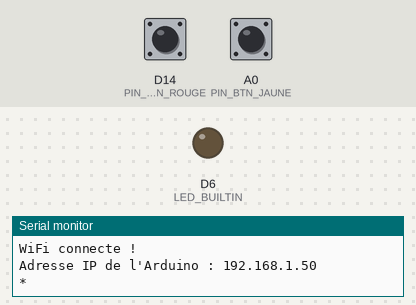
Simulated run of this sketch. Board: Arduino MKR. Parts: output pins drawn as LEDs (lit = HIGH), the last lines printed to the serial monitor. Dashed ring = blinking. Inputs (shaded band) come from the test bench; at power-on: D14 (PIN_BTN_ROUGE) HIGH, A0 (PIN_BTN_JAUNE) HIGH. WiFi joins after 1.5 s; servers stay silent unless stated; uploads are accepted with an empty reply.

Above: at 5.7 s.
5.8 s: D14 (PIN_BTN_ROUGE) pulled LOW for 1 s
At 6.05 s:
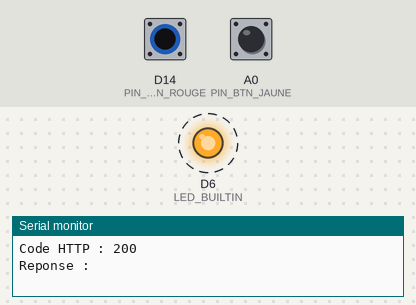
8.8 s: A0 (PIN_BTN_JAUNE) pulled LOW for 0.15 s
At 9.3 s:
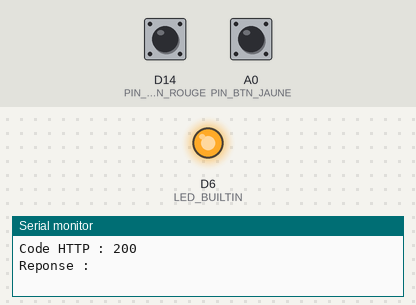
10.4 s: A0 (PIN_BTN_JAUNE) pulled LOW for 3.2 s
At 11.2 s:
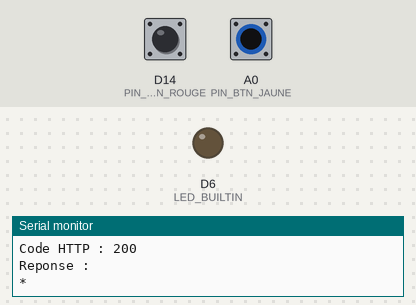
15.6 s: D14 (PIN_BTN_ROUGE) pulled LOW for 3.2 s
At 16.0 s:
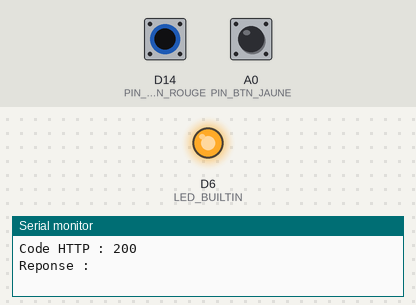
20.8 s: D14 (PIN_BTN_ROUGE) driven LOW and A0 (PIN_BTN_JAUNE) driven LOW
At 22.7 s:
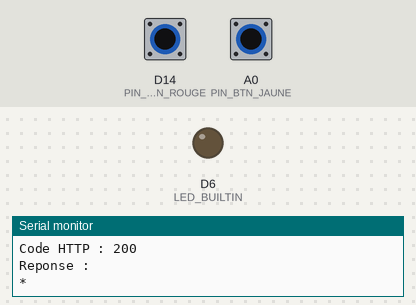
Timing chart, 0 to 23.3 s (numbered marks = the images above; inputs shaded):
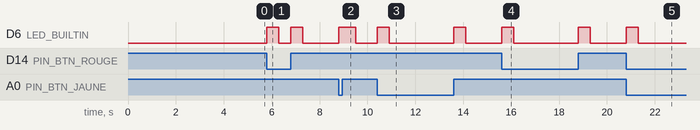

Measured:
- after the input at 5.8 s, D6 (LED_BUILTIN): alternates HIGH for 0.50 s and LOW for 0.50 s, 4 changes in all, then stays LOW, starting at once
- after the input at 8.8 s, D6 (LED_BUILTIN): LOW → HIGH at once, → LOW 0.70 s later
- after the input at 10.4 s, D6 (LED_BUILTIN): alternates HIGH for 0.50 s and LOW for 2.7 s, starting at once
- after the input at 15.6 s, D6 (LED_BUILTIN): alternates HIGH for 0.50 s and LOW for 2.7 s, starting at once
- after the input at 20.8 s, D6 (LED_BUILTIN): LOW → HIGH at once, → LOW 0.50 s later

The sketch:

examen1_komkanmegneleandrejunior.ino
```cpp
#include <ArduinoJson.h>
#include <WiFiNINA.h>
#include <WiFiClient.h>
#include <ArduinoHttpClient.h>

#define PIN_BTN_ROUGE  14
#define PIN_BTN_JAUNE  15

/** Enregistre l'état de mes boutons et les transmet au pi
* @author : Leandre kanmegne
*/
char ssid[] = "Domotique-Pedago";
char pass[] = ""; // le mot de passe de mon wifi
char ip[]   = "172.19.240.244"; // l'adresse ip de mon pi
int  port   = 80; // le port d'acces


int status = WL_IDLE_STATUS;
WiFiClient wifi;
HttpClient client = HttpClient(wifi, ip, port);

bool dernierEtatBtnRouge = HIGH;
bool dernierEtatBtnJaune = HIGH;
int dernierMillisEtoile = 0;
int dernierMillisLED    = 0;
bool ledInternAllumee  = false;

const int INTERVALLE_ETOILE = 2000;
const int DUREE_LED         = 500;

void envoyerEtat(bool btnRouge, bool btnJaune) {
  JsonDocument doc;
  doc["bouton_rouge"] = (btnRouge == LOW);
  doc["bouton_jaune"] = (btnJaune == LOW);

  String donnees;
  serializeJson(doc, donnees);

  Serial.print("Envoi : ");
  Serial.println(donnees);

 client.post("/boutons.php", "application/json", donnees);

  int codeHttp   = client.responseStatusCode();
  String reponse = client.responseBody();

  Serial.print("Code HTTP : ");
  Serial.println(codeHttp);
  Serial.print("Reponse : ");
  Serial.println(reponse);
}

void setup() {
  Serial.begin(9600);
  while (!Serial);

  pinMode(LED_BUILTIN,  OUTPUT);
  pinMode(PIN_BTN_ROUGE, INPUT_PULLUP);
  pinMode(PIN_BTN_JAUNE, INPUT_PULLUP);

  while (status != WL_CONNECTED) {
    Serial.println("Connexion WiFi...");
    status = WiFi.begin(ssid, pass);
    delay(3000);
  }

  Serial.println("WiFi connecte !");
  Serial.print("Adresse IP de l'Arduino : ");
  Serial.println(WiFi.localIP());
}

void loop() {
 int maintenant = millis();

  // Affiche '*' sur le port toutes les 2 secondes
  if (maintenant - dernierMillisEtoile >= INTERVALLE_ETOILE) {
    Serial.println("*");
    dernierMillisEtoile = maintenant;
  }

  // Lecture des boutons
  bool lectureRouge = digitalRead(PIN_BTN_ROUGE);
  bool lectureJaune = digitalRead(PIN_BTN_JAUNE);

  // Si un etat a change
  if (lectureRouge != dernierEtatBtnRouge || lectureJaune != dernierEtatBtnJaune) {
    dernierEtatBtnRouge = lectureRouge;
    dernierEtatBtnJaune = lectureJaune;

    // Allume LED interne 500ms
    digitalWrite(LED_BUILTIN, HIGH);
    ledInternAllumee  = true;
    dernierMillisLED  = maintenant;

    // Envoie l'etat au serveur
    envoyerEtat(lectureRouge, lectureJaune);
  }

  // Eteint LED interne apres 500ms
  if (ledInternAllumee && maintenant - dernierMillisLED >= DUREE_LED) {
    digitalWrite(LED_BUILTIN, LOW);
    ledInternAllumee = false;
  }
}
```
